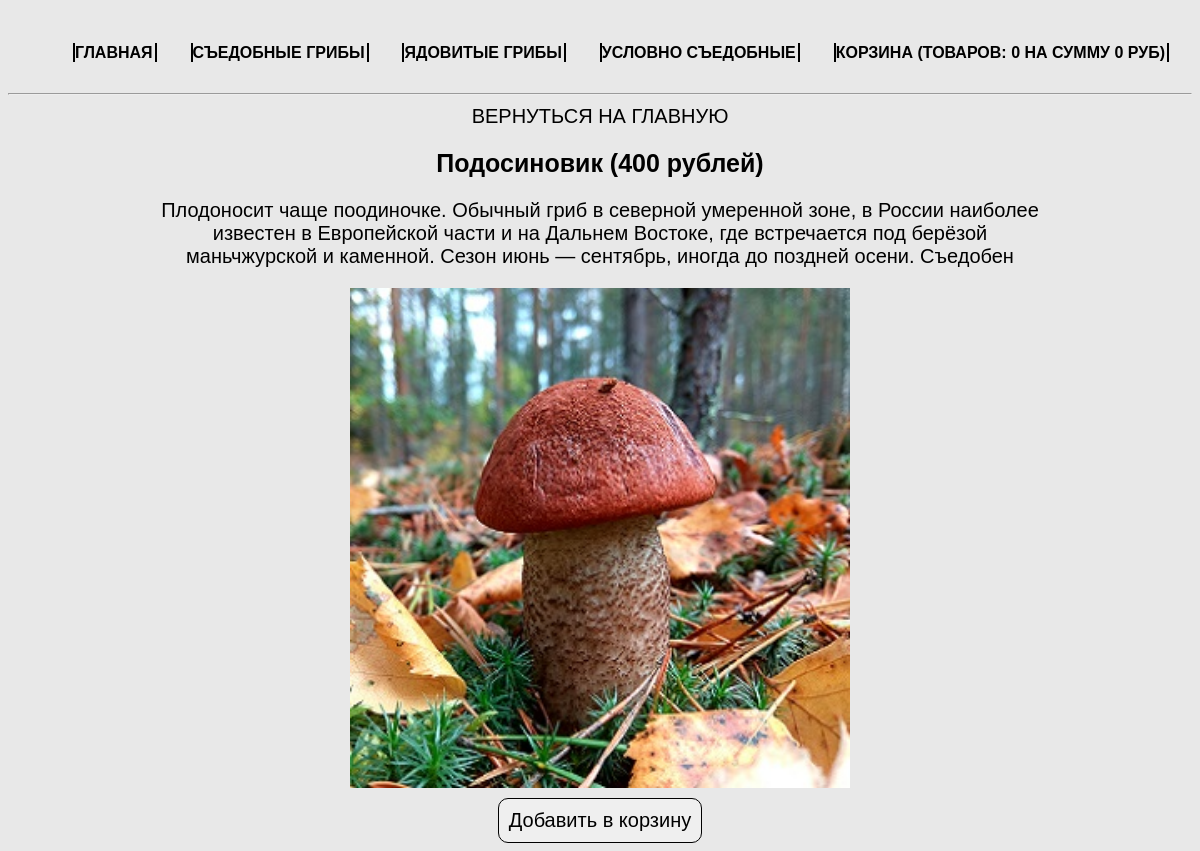
/product.php?product=leccinum, run on the app's committed database.
### tables this page shows
CREATE TABLE `cats` (
  `id` int(11) NOT NULL,
  `name` varchar(50) NOT NULL,
  `rus_name` varchar(50) NOT NULL
);

CREATE TABLE `products` (
  `id` int(11) NOT NULL,
  `title` varchar(50) NOT NULL,
  `cat` varchar(50) NOT NULL,
  `price` int(11) NOT NULL,
  `rus_name` varchar(50) NOT NULL,
  `img` varchar(50) NOT NULL,
  `descr` text NOT NULL
);

### product.php (the view, shortened to what this page needs)
<?php
require_once 'DB/db.php';
if (isset($_GET['product'])) {
  $currentProduct = $_GET['product'];
  $product = $connect->query("SELECT * FROM products WHERE title='$currentProduct'");
  $product = $product->fetch(PDO::FETCH_ASSOC);
  require_once 'parts/header.php';
}
?>
<div class="product-card">
    <a href="index.php">Вернуться на главную</a>
    <h2><? echo $product['rus_name'] ?> (<? echo $product['price'] ?>
        рублей)</h2>
    <div class="descr"><? echo $product['descr'] ?></div>
    <img width="300" src="img/<? echo $product['img'] ?>"
         alt="<? echo $product['rus_name'] ?>">
        <? require 'action/add-form.php' ?>
</div>

### parts/header.php (shortened to what this page needs)
<?php
require_once 'db/db.php';
$cats = $connect->query("SELECT * FROM cats");
$cats = $cats->fetchAll(PDO::FETCH_ASSOC);
?>
<!doctype html>
<html lang="ru">
<head>
  <link rel="stylesheet" href="css/style.css">
</head>
<body>
<nav>
  <ul>
    <li><a href="index.php">Главная</a></li>
      <? foreach($cats as $cat) {?>
          <li><a href="index.php?cat=<? echo $cat['name']?>"><? echo $cat['rus_name'] ?></a></li>
      <? } ?>
    <li><a href="cart.php">Корзина (Товаров: <? echo $_SESSION['totalQuantity'] ? : 0; ?> на сумму <? echo $_SESSION['totalPrice'] ? : 0; ?> руб)</a></li>
  </ul>
</nav>
<hr>

### css/style.css (style rules this page uses)
* { font-family: 'Arial', sans-serif; font-size: 20px; }
body { margin-top: 20px; background-color: #e8e8e8; }
a { text-decoration: none; text-transform: uppercase; color: #000000; -webkit-transition: all .3s; -moz-transition: all .3s; -ms-transition: all .3s; -o-transition: all .3s; transition: all .3s; }
h2 { font-size: 25px; }
.main, nav { width: 1170px; margin: auto; display: flex; flex-wrap: wrap; justify-content: space-around; }
nav ul { display: flex; list-style: none; width: 100%; justify-content: space-around; font-weight: 700; }
nav a { font-size: 16px; }
nav a:after { content: ''; width: 10px; height: 10px; border: 1px solid #000; margin-left: 2px; }
nav a:before { content: ''; width: 10px; height: 10px; border: 1px solid #000; margin-left: 2px; }
.cart, .product-card { text-align: center; width: 900px; margin: auto; }
.descr { margin-bottom: 20px; }
.product-card img { width: 500px; }

### data on the page
cats: rus_name "СЪЕДОБНЫЕ ГРИБЫ"
cats: rus_name "ЯДОВИТЫЕ ГРИБЫ"
cats: rus_name "УСЛОВНО СЪЕДОБНЫЕ"
products: rus_name "Подосиновик", price "400", descr "Плодоносит чаще поодиночке. Обычный гриб в северной умеренной зоне, в России наиболее известен в Европейской части и на Дальнем Востоке, где встречается под берёзой маньчжурской и каменной. Сезон июнь — сентябрь, иногда до поздней осени. Съедобен", img (picture)

### other printed values
$_SESSION['totalQuantity'] ? : 0 "0"
$_SESSION['totalPrice'] ? : 0 "0"
